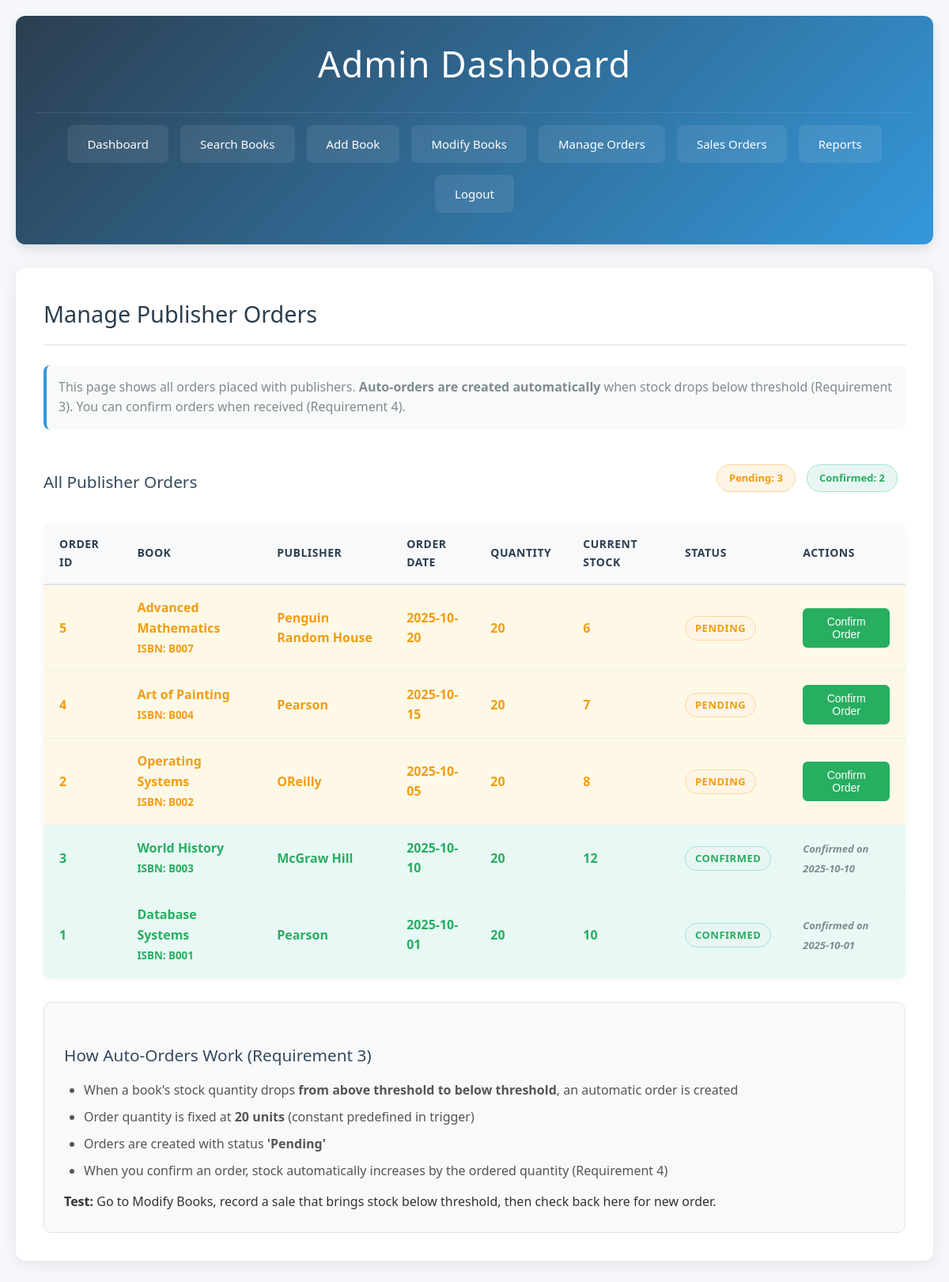
/admin/manage_orders.php (signed in), run on the app's committed database.
### tables this page shows
CREATE TABLE Publisher_Order (
    order_id INT AUTO_INCREMENT PRIMARY KEY,
    ISBNID VARCHAR(20),
    PID INT,
    order_date DATE,
    quantity INT,
    status ENUM('Pending','Confirmed') DEFAULT 'Pending',
    FOREIGN KEY (ISBNID) REFERENCES Book(ISBNID),
    FOREIGN KEY (PID) REFERENCES Publisher(PID)
);

CREATE TABLE Book (
    ISBNID VARCHAR(20) PRIMARY KEY,
    title VARCHAR(150) NOT NULL,
    PID INT NOT NULL,
    publication_year INT CHECK (publication_year >= 1900),
    price DECIMAL(10,2) CHECK (price > 0),
    category ENUM('Science','Art','Religion','History','Geography'),
    quantity INT DEFAULT 0,
    threshold INT DEFAULT 5,
    FOREIGN KEY (PID) REFERENCES Publisher(PID)
);

CREATE TABLE Publisher (
    PID INT AUTO_INCREMENT PRIMARY KEY,
    name VARCHAR(100) NOT NULL,
    address VARCHAR(255),
    phone_number VARCHAR(20)
);

### admin/manage_orders.php (the view, shortened to what this page needs)
<?php
require_once '../includes/config.php';
$orders = $pdo->query("
    SELECT po.*, b.title, p.name as publisher_name, b.quantity as current_stock
    FROM Publisher_Order po
    JOIN Book b ON po.ISBNID = b.ISBNID
    JOIN Publisher p ON po.PID = p.PID
    ORDER BY
        CASE WHEN po.status = 'Pending' THEN 1 ELSE 2 END,
        po.order_date DESC
")->fetchAll(PDO::FETCH_ASSOC);
?>
<!DOCTYPE html>
<html lang="en">
<head>
    <link rel="stylesheet" href="../css/style.css">
</head>
<body>
    <div class="container">
        <header>
            <h1>Admin Dashboard</h1>
            <nav>
                <a href="dashboard.php">Dashboard</a>
                <a href="search.php">Search Books</a>
                <a href="add_book.php">Add Book</a>
                <a href="modify_book.php">Modify Books</a>
                <a href="manage_orders.php">Manage Orders</a>
                <a href="view_orders.php">Sales Orders</a>
                <a href="reports.php">Reports</a>
                <a href="../logout.php">Logout</a>
            </nav>
        </header>
        <main>
            <h2>Manage Publisher Orders</h2>
            <p class="page-description">
                This page shows all orders placed with publishers.
                <strong>Auto-orders are created automatically</strong> when stock drops below threshold (Requirement 3).
                You can confirm orders when received (Requirement 4).
            </p>
            <div class="orders-section">
                <div class="section-header">
                    <h3>All Publisher Orders</h3>
                    <div class="order-stats">
                        <?php
                        $pending_count = array_reduce($orders, function($carry, $order) {
                            return $carry + ($order['status'] == 'Pending' ? 1 : 0);
                        }, 0);
                        $confirmed_count = count($orders) - $pending_count;
                        ?>
                        <span class="stat-badge pending">Pending: <?php echo $pending_count; ?></span>
                        <span class="stat-badge confirmed">Confirmed: <?php echo $confirmed_count; ?></span>
                    </div>
                </div>
                <?php if (empty($orders)): ?>
                    <p>No orders found.</p>
                <?php else: ?>
                    <table>
                        <thead>
                            <tr>
                                <th>Order ID</th>
                                <th>Book</th>
                                <th>Publisher</th>
                                <th>Order Date</th>
                                <th>Quantity</th>
                                <th>Current Stock</th>
                                <th>Status</th>
                                <th>Actions</th>
                            </tr>
                        </thead>
                        <tbody>
                            <?php foreach ($orders as $order): ?>
                            <tr class="order-row status-<?php echo strtolower($order['status']); ?>">
                                <td><?php echo $order['order_id']; ?></td>
                                <td>
                                    <strong><?php echo htmlspecialchars($order['title']); ?></strong><br>
                                    <small>ISBN: <?php echo $order['ISBNID']; ?></small>
                                </td>
                                <td><?php echo htmlspecialchars($order['publisher_name']); ?></td>
                                <td><?php echo $order['order_date']; ?></td>
                                <td><?php echo $order['quantity']; ?></td>
                                <td><?php echo $order['current_stock']; ?></td>
                                <td>
                                    <span class="status-badge status-<?php echo strtolower($order['status']); ?>">
                                        <?php echo $order['status']; ?>
                                    </span>
                                </td>
                                <td>
                                    <?php if ($order['status'] == 'Pending'): ?>
                                    <form method="POST" action="" class="inline-form">
                                        <button type="submit" name="confirm_order" class="btn btn-small btn-success"
                                                onclick="return confirm('Confirm this order? Stock will increase by <?php echo $order['quantity']; ?> units.')">
                                            Confirm Order
                                        </button>
                                    </form>
                                    <?php else: ?>
                                        <span class="action-text">Confirmed on <?php echo $order['order_date']; ?></span>
                                    <?php endif; ?>
                                </td>
                            </tr>
                            <?php endforeach; ?>
                        </tbody>
                    </table>
                <?php endif; ?>
            </div>
            <div class="auto-order-info">
                <h3>How Auto-Orders Work (Requirement 3)</h3>
                <ul>
                    <li>When a book's stock quantity drops <strong>from above threshold to below threshold</strong>, an automatic order is created</li>
                    <li>Order quantity is fixed at <strong>20 units</strong> (constant predefined in trigger)</li>
                    <li>Orders are created with status <strong>'Pending'</strong></li>
                    <li>When you confirm an order, stock automatically increases by the ordered quantity (Requirement 4)</li>
                </ul>
                <p><strong>Test:</strong> Go to Modify Books, record a sale that brings stock below threshold, then check back here for new order.</p>
            </div>
        </main>
    </div>
</body>
</html>

### css/style.css (style rules this page uses)
* { margin: 0; padding: 0; box-sizing: border-box; }
body { font-family: 'Segoe UI', Tahoma, Geneva, Verdana, sans-serif; line-height: 1.6; color: #333; background-color: #f5f7fa; }
.container { max-width: 1400px; margin: 0 auto; padding: 20px; }
header { background: linear-gradient(135deg, #2c3e50 0%, #3498db 100%); color: white; padding: 25px; border-radius: 12px; margin-bottom: 30px; box-shadow: 0 6px 15px rgba(0, 0, 0, 0.1); }
header h1 { margin-bottom: 25px; font-size: 2.8rem; text-align: center; font-weight: 300; letter-spacing: 1px; }
nav { display: flex; justify-content: center; gap: 15px; flex-wrap: wrap; padding: 15px 0; border-top: 1px solid rgba(255, 255, 255, 0.1); }
nav a { color: white; text-decoration: none; padding: 12px 25px; border-radius: 8px; background: rgba(255, 255, 255, 0.08); transition: all 0.3s ease; font-size: 15px; font-weight: 500; display: flex; align-items: center; gap: 8px; }
main { background: white; padding: 35px; border-radius: 12px; box-shadow: 0 4px 20px rgba(0, 0, 0, 0.08); margin-bottom: 30px; }
h2 { color: #2c3e50; margin-bottom: 25px; padding-bottom: 15px; border-bottom: 2px solid #ecf0f1; font-size: 1.8rem; font-weight: 400; }
h3 { color: #34495e; margin: 25px 0 15px; font-size: 1.3rem; font-weight: 500; }
.page-description { color: #7f8c8d; margin-bottom: 25px; padding: 15px; background: #f8f9fa; border-radius: 8px; border-left: 4px solid #3498db; }
.btn { display: inline-flex; align-items: center; justify-content: center; gap: 8px; padding: 12px 24px; background: #3498db; color: white; text-decoration: none; border: none; border-radius: 6px; cursor: pointer; transition: all 0.3s ease; font-size: 15px; font-weight: 500; border: 1px solid transparent; }
.btn-success { background: #27ae60; }
.btn-small { padding: 8px 16px; font-size: 14px; }
.inline-form { display: inline; }
table { width: 100%; border-collapse: collapse; margin-bottom: 30px; background: white; box-shadow: 0 2px 8px rgba(0, 0, 0, 0.04); border-radius: 8px; overflow: hidden; }
th, td { padding: 16px 20px; text-align: left; border-bottom: 1px solid #ecf0f1; }
th { background: #f8f9fa; color: #2c3e50; font-weight: 600; font-size: 14px; text-transform: uppercase; letter-spacing: 0.5px; border-bottom: 2px solid #dee2e6; }
tr:last-child td { border-bottom: none; }
.status-pending { color: #f39c12; font-weight: 600; }
.status-confirmed { color: #27ae60; font-weight: 600; }
.status-badge { display: inline-block; padding: 4px 12px; border-radius: 20px; font-size: 13px; font-weight: 600; text-transform: uppercase; letter-spacing: 0.5px; }
.status-badge.status-pending { background: #fef5e7; color: #f39c12; border: 1px solid #fad7a0; }
.status-badge.status-confirmed { background: #e8f6f3; color: #27ae60; border: 1px solid #a3e4d7; }
.stat-badge { display: inline-block; padding: 6px 15px; border-radius: 20px; font-size: 13px; font-weight: 600; margin-right: 10px; }
.stat-badge.pending { background: #fef5e7; color: #f39c12; border: 1px solid #fad7a0; }
.stat-badge.confirmed { background: #e8f6f3; color: #27ae60; border: 1px solid #a3e4d7; }
.section-header { display: flex; justify-content: space-between; align-items: center; margin-bottom: 20px; }
.order-row.status-pending { background: #fef9e7; }
.order-row.status-confirmed { background: #e8f8f5; }
.action-text { color: #7f8c8d; font-size: 13px; font-style: italic; }
.auto-order-info { background: #f8f9fa; padding: 25px; border-radius: 10px; border: 1px solid #e0e6ed; margin-top: 30px; }
.auto-order-info ul { margin: 15px 0 15px 25px; color: #555; }
.auto-order-info li { margin-bottom: 10px; line-height: 1.5; }

### data on the page
publisher_order: order_id "5", ISBNID.title "Advanced Mathematics", ISBNID "B007", PID.name "Penguin Random House", order_date "2025-10-20", quantity "20", ISBNID.quantity "6", status "PENDING"
publisher_order: order_id "4", ISBNID.title "Art of Painting", ISBNID "B004", PID.name "Pearson", order_date "2025-10-15", quantity "20", ISBNID.quantity "7", status "PENDING"
publisher_order: order_id "2", ISBNID.title "Operating Systems", ISBNID "B002", PID.name "OReilly", order_date "2025-10-05", quantity "20", ISBNID.quantity "8", status "PENDING"
publisher_order: order_id "3", ISBNID.title "World History", ISBNID "B003", PID.name "McGraw Hill", order_date "2025-10-10", quantity "20", ISBNID.quantity "12", status "CONFIRMED"
publisher_order: order_id "1", ISBNID.title "Database Systems", ISBNID "B001", PID.name "Pearson", order_date "2025-10-01", quantity "20", ISBNID.quantity "10", status "CONFIRMED"

### other printed values
$pending_count "3"
$confirmed_count "2"
